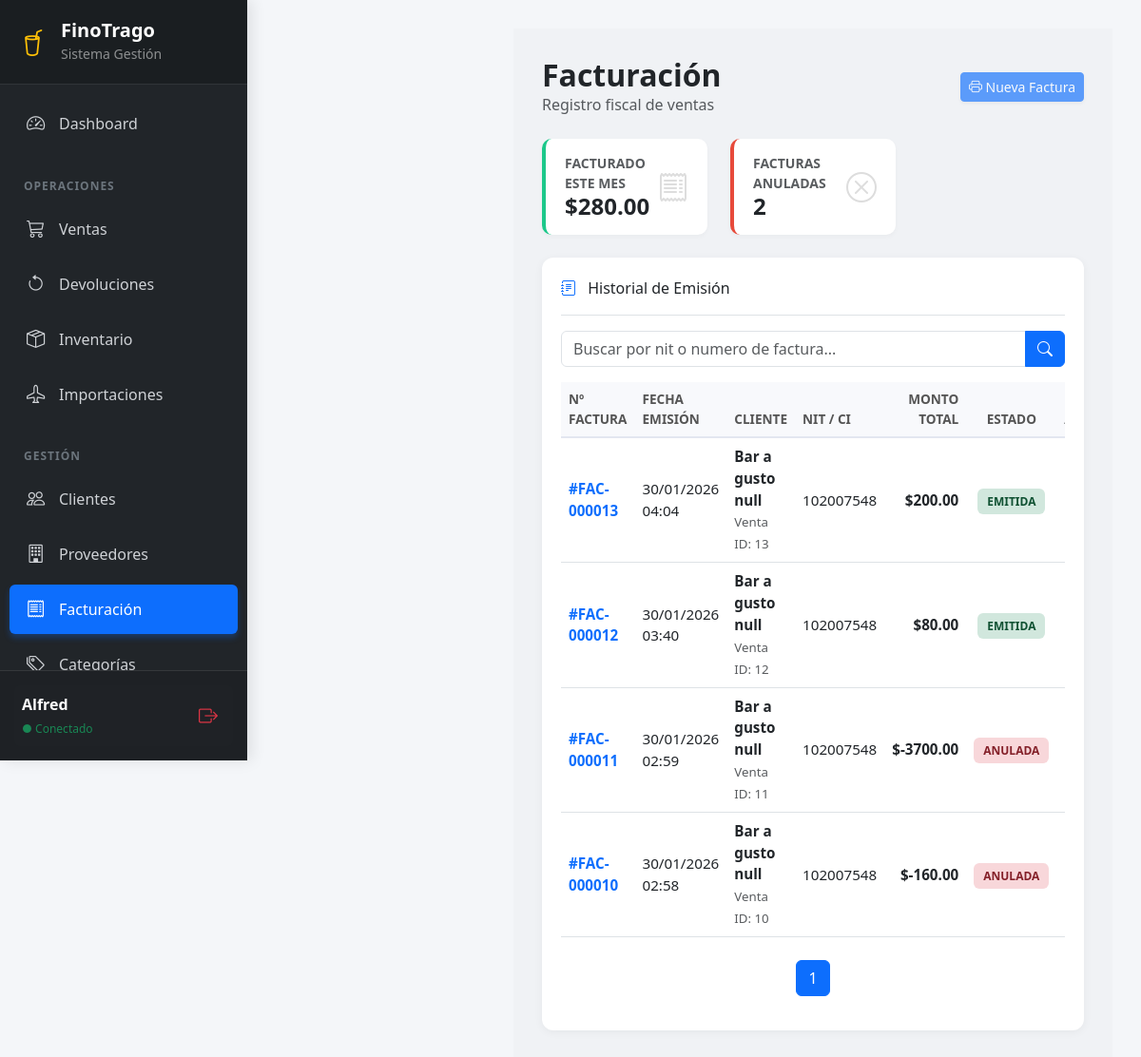
/facturacion/ (signed in), run on an earlier commit of the app's database.
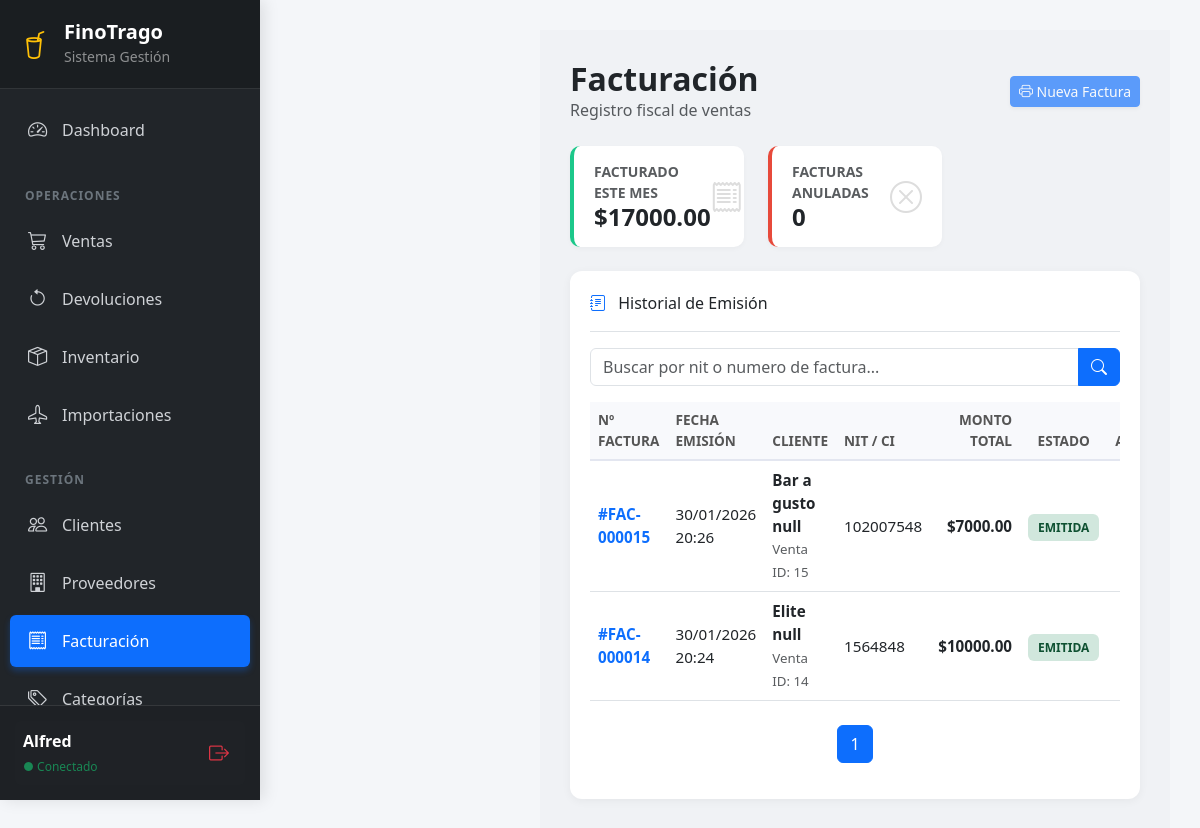
And on a later commit of the database.
### dashboard/models.py (models this page shows, shortened)
class Factura(models.Model):
    venta = models.ForeignKey(Venta, on_delete=models.CASCADE)
    numero_factura = models.CharField(max_length=50, unique=True)
    fecha_emision = models.DateTimeField(auto_now_add=True)
    nit_cliente = models.CharField(max_length=20)
    monto_total = models.DecimalField(max_digits=10, decimal_places=2, validators=[MinValueValidator(0)])
    estado = models.BooleanField(default=True) # Activa/Anulada

class Venta(models.Model):
    ESTADOS = [
        ('PENDIENTE', 'Pendiente'),
        ('PAGADO', 'Pagado / Exitoso'),
        ('CANCELADO', 'Cancelado'),
    ]
    cliente = models.ForeignKey(Cliente, on_delete=models.CASCADE)
    usuario = models.ForeignKey(User, on_delete=models.CASCADE)
    fecha = models.DateTimeField(auto_now_add=True)
    total = models.DecimalField(max_digits=10, decimal_places=2, default=0, validators=[MinValueValidator(0)])
    observacion = models.TextField(blank=True, null=True)
    estado = models.CharField(max_length=20, choices=ESTADOS, default='PENDIENTE')

class Cliente(models.Model):
    nombre = models.CharField(max_length=50)
    apellido1 = models.CharField(max_length=50)
    apellido2 = models.CharField(max_length=50, blank=True, null=True)
    ci = models.CharField(max_length=20, unique=True, verbose_name="CI")
    nit = models.CharField(max_length=20, blank=True, null=True, verbose_name="NIT")
    direccion = models.CharField(max_length=200, blank=True, null=True)
    telefono = models.CharField(max_length=30)
    email = models.EmailField(blank=True, null=True)
    tipo_cliente = models.CharField(max_length=20, choices=[('MINORISTA', 'Minorista'), ('MAYORISTA', 'Mayorista'), ('BAR', 'Bar')], default='MINORISTA')
    limite_credito = models.DecimalField(max_digits=10, decimal_places=2, default=0)
    class Meta:
        verbose_name_plural = "Clientes"

### dashboard/decorators.py (the view)
        def wrapper(request, *args, **kwargs):
            perfil = getattr(request.user, 'perfil', None)
            if not perfil or not perfil.tiene_permiso(nombre_permiso):
                messages.error(request, "No tienes permisos para realizar esta acción.")
                return redirect('dashboard:principal')
            return view_func(request, *args, **kwargs)

### dashboard/models.py (called while the page is built)
    def tiene_permiso(self, permiso):
        if not self.rol:
            return False
        return self.rol.permisos.filter(nombre=permiso).exists()

### dashboard/templates/dashboard/lista_facturas.html (shortened to what the changed rows need)
{% extends "dashboard/base.html" %}
{% block content %}
<div class="main-content">
    <div class="d-flex justify-content-between align-items-center mb-4">
        <div>
            <h2 class="fw-bold text-dark m-0">Facturación</h2>
        </div>
    </div>
    <div class="row mb-4">
        <div class="col-md-4">
            <div class="kpi-box" style="border-left-color: #1cc88a;">
                <div>
                    <div class="small text-uppercase text-muted fw-bold">Facturado este Mes</div>
                    <div class="h4 fw-bold text-dark mb-0">${{ total_mes|floatformat:2 }}</div>
                </div>
            </div>
        </div>
        <div class="col-md-4">
            <div class="kpi-box" style="border-left-color: #e74a3b;">
                <div>
                    <div class="small text-uppercase text-muted fw-bold">Facturas Anuladas</div>
                    <div class="h4 fw-bold text-dark mb-0">{{ anuladas }}</div>
                </div>
            </div>
        </div>
    </div>
    <div class="chart-card">
        <div class="table-responsive">
            <table class="table table-custom table-hover">
                <thead>
                    <tr>
                        <th>Nº Factura</th>
                        <th>Fecha Emisión</th>
                        <th>Cliente</th>
                        <th>NIT / CI</th>
                        <th class="text-end">Monto Total</th>
                        <th class="text-center">Estado</th>
                        <th class="text-center">Acciones</th>
                    </tr>
                </thead>
                <tbody>
                    {% for f in datos %}
                    <tr>
                        <td class="fw-bold text-primary">#{{ f.numero_factura }}</td>
                        <td>{{ f.fecha_emision|date:"d/m/Y H:i" }}</td>
                        <td>
                            <div class="fw-bold text-dark">{{ f.venta.cliente.nombre }} {{ f.venta.cliente.apellido1 }}</div>
                            <small class="text-muted">Venta ID: {{ f.venta.id }}</small>
                        </td>
                        <td>{{ f.nit_cliente }}</td>
                        <td class="text-end fw-bold">${{ f.monto_total|floatformat:2 }}</td>
                        <td class="text-center">
                            {% if f.estado %}
                                <span class="badge-emitida">EMITIDA</span>
                            {% else %}
                                <span class="badge-anulada">ANULADA</span>
                            {% endif %}
                        </td>
                        <td class="text-center">
                        </td>
                    </tr>
                    {% endfor %}
                </tbody>
            </table>
            <nav class="mt-4">
                <ul class="pagination justify-content-center">
                    {% for num in datos.paginator.page_range %}
                        {% if datos.number == num %}
                            <li class="page-item active">
                                <span class="page-link">{{ num }}</span>
                            </li>
                        {% endif %}
                    {% endfor %}
                </ul>
            </nav>
        </div>
    </div>
</div>
{% endblock %}

What changed in the data, as far as the page shows it:
removed Factura: numero_factura "FAC-000013", fecha_emision "30/01/2026 04:04", venta.cliente.nombre "Bar a gusto", venta.cliente.apellido1 "null", venta.id "13", nit_cliente "102007548", monto_total "200.00", estado "EMITIDA"
removed Factura: numero_factura "FAC-000012", fecha_emision "30/01/2026 03:40", venta.cliente.nombre "Bar a gusto", venta.cliente.apellido1 "null", venta.id "12", nit_cliente "102007548", monto_total "80.00", estado "EMITIDA"
removed Factura: numero_factura "FAC-000011", fecha_emision "30/01/2026 02:59", venta.cliente.nombre "Bar a gusto", venta.cliente.apellido1 "null", venta.id "11", nit_cliente "102007548", monto_total "-3700.00", estado "ANULADA"
removed Factura: numero_factura "FAC-000010", fecha_emision "30/01/2026 02:58", venta.cliente.nombre "Bar a gusto", venta.cliente.apellido1 "null", venta.id "10", nit_cliente "102007548", monto_total "-160.00", estado "ANULADA"
added Factura: numero_factura "FAC-000015", fecha_emision "30/01/2026 20:26", venta.cliente.nombre "Bar a gusto", venta.cliente.apellido1 "null", venta.id "15", nit_cliente "102007548", monto_total "7000.00", estado "EMITIDA"
added Factura: numero_factura "FAC-000014", fecha_emision "30/01/2026 20:24", venta.cliente.nombre "Elite", venta.cliente.apellido1 "null", venta.id "14", nit_cliente "1564848", monto_total "10000.00", estado "EMITIDA"
Also different on the page:
{{ total_mes|floatformat:2 }}: "280.00" → "17000.00"
{{ anuladas }}: "2" → "0"
